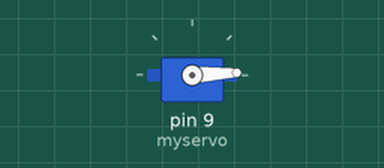
This sketch was run on a simulated Arduino Uno, built with avr-gcc and run on an emulated ATmega328P. Parts: servo.

Above: at 0.05 s.
At 0.7 s:
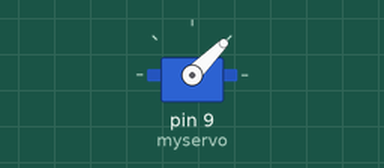
At 1.35 s:
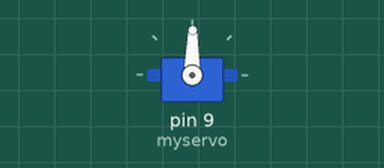
At 2.7 s:
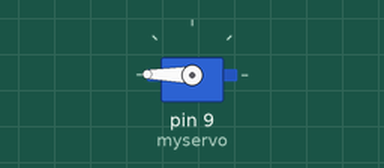
Timing chart, 0 to 6.2 s (numbered marks = the images above):
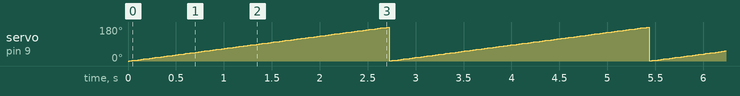

Measured:
- by itself, servo on pin 9 (myservo): ramps from 1° to 179° and jumps back, once every 2.7 s

The sketch:

door_lock.ino
```cpp
#include <Servo.h>

Servo myservo;
int pos = 0;
void setup() {
  // put your setup code here, to run once:
  myservo.attach(9);
}

void loop() {
  // put your main code here, to run repeatedly:
  for(pos = 0;pos <180 ; ++pos){

    myservo.write(pos);
    delay(15);
  }
}
```
